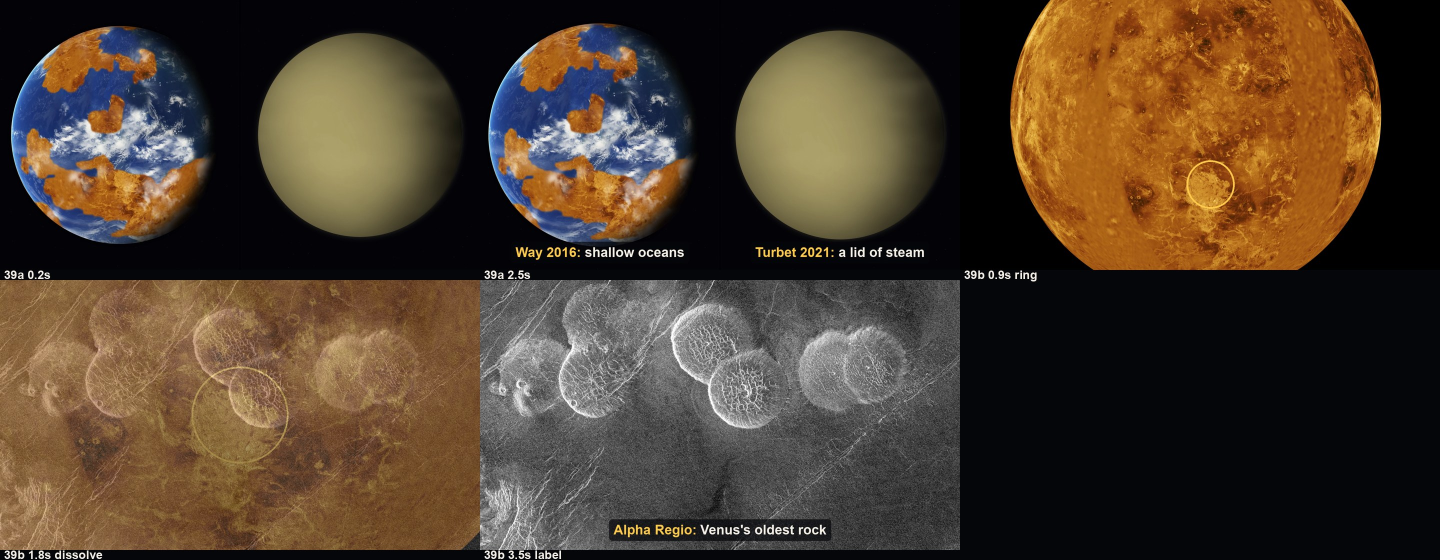
#> input picture 02_Video-Projects/023_What-Happened-To-Venus/07_Edit-Project/J0096_v05d_stills_part2_rows39.jpg, 2880 x 1120 px, given in place of PIA23791.jpg, which was not available (shown at 1/2 size)
$ python _build_venus_ch3_plates_v01.py J0096_v05d_stills_part2_rows39.jpg
#> lines starting #> are read from the running program, lines starting #| are printed output that depends on the picture
"""Venus 023 ch.3 plates #35-#38 (+ dropped #39 slot), no generation (Claude PR #99 5984968873).

Plate A  rows 35-36 (291.78-312.96, 21.18 s): NASA's own illustration of ancient Venus with a shallow
         ocean, from the Way et al. 2016 GISS release "NASA Climate Modeling Suggests Venus May Have
         Been Habitable" (11 Aug 2016). Credit: NASA. Source:
         https://www.nasa.gov/wp-content/uploads/2016/08/ancient-venus-new.jpg (4096x4096,
         sha1 696b521b8f694557676b7e72bab9f5404553aa4a).
Plate B  rows 37-38 + #39 slot (312.96-338.98, 26.02 s): the v02 steam-lid globe (dim sulphur-yellow/grey,
         flat featureless; Mariner 10 PIA23791 lighting only, texture blurred out; same recipe as
         _composite_venus_orbit_start_39_v02.py::steam_lid_venus) as a still, slow pushes, plus a light
         drifting haze overlay. The haze here is a preview of the edit-side Remotion noise layer.
Cuts are 4-6 s (SHOT_LIST VISUAL MUST): hard cuts between framings of the same still; each framing
pushes in slowly (about 1% per second).
Run: uv run --with numpy --with pillow python _build_venus_ch3_plates_v01.py  (needs ffmpeg)
"""
import subprocess, json, sys
import numpy as np
from PIL import Image, ImageDraw, ImageFilter

FPS, OW, OH = 30, 1920, 1080
BW, BH = 3840, 2160
rng = np.random.default_rng(35)

# [23 lines left out: functions starfield, base_a, not called in this run]

# ---------- Plate B base: steam-lid globe ----------
venus_src = Image.open("PIA23791.jpg").convert("RGB").crop((0, 0, 1040, 1096))
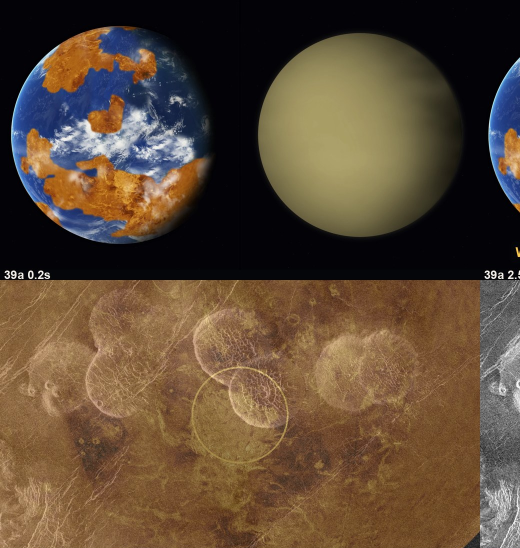
#> venus_src: PIL image 1040x1096 RGB (shown at 1/2 size); mean R, G, B 92.8, 73.6, 54.6
VBOX = (94, 79, 1031, 1016)
# [18 lines left out: functions disc_alpha, halo_wrap, steam_lid_venus, not called in this run]
D_B, CX_B, CY_B = 1500, BW // 2, BH // 2
# [8 lines left out: function base_b, not called in this run]

def haze_tex(seed):
#> called with seed = 11
    r = np.random.default_rng(seed)
    w, h = OW * 3, OH
    acc = np.zeros((h, w), np.float32)
    for cells, wt in ((6, 0.55), (14, 0.3), (34, 0.15)):
        small = r.random((cells, cells * 3)).astype(np.float32)
        acc += wt * np.array(Image.fromarray((small * 255).astype(np.uint8)).resize((w, h), Image.BICUBIC)).astype(np.float32) / 255
    acc = (acc - acc.min()) / (acc.max() - acc.min())
    return np.clip((acc - 0.35) / 0.65, 0, 1) ** 1.4
HZ1, HZ2 = haze_tex(11), haze_tex(12)
HAZE_COL = np.array((214, 204, 150), np.float32)

def view_box(cx, cy, z):
    w = BW / z; h = BH / z
    return (cx - w / 2, cy - h / 2, cx + w / 2, cy + h / 2)

# [34 lines left out: function render, not called in this run]

C = BW / 2, BH / 2
# Plate A: NASA illustration. Globe is BH tall, centred. Coordinates in base pixels.
gx0 = (BW - BH) / 2
A = [
    {"dur": 4.60, "a": (C[0], C[1], 1.00), "b": (C[0], C[1], 1.05)},                       # 35: whole world
    {"dur": 4.30, "a": (gx0 + 1100, 1080, 1.70), "b": (gx0 + 1140, 1080, 1.78)},          # 35: cloud band over the sea
    {"dur": 4.32, "a": (gx0 + 800, 1440, 1.85), "b": (gx0 + 840, 1430, 1.94)},            # 35: highland coast
    {"dur": 3.96, "a": (gx0 + 1080, 1080, 1.20), "b": (gx0 + 1080, 1080, 1.25)},          # 36: wide again (shallow oceans)
    {"dur": 4.00, "a": (gx0 + 900, 650, 1.75), "b": (gx0 + 940, 660, 1.83)},              # 36: northern continent + sea
]
# Plate B: steam-lid globe (D_B=1500 at centre).
B = [
    {"dur": 4.20, "a": (C[0], C[1], 1.00), "b": (C[0], C[1], 1.05)},                       # 37
    {"dur": 3.92, "a": (C[0] - 380, C[1] - 120, 1.75), "b": (C[0] - 360, C[1] - 120, 1.83)},  # 37: lit side
    {"dur": 3.92, "a": (C[0] + 420, C[1] + 60, 1.60), "b": (C[0] + 400, C[1] + 60, 1.67)},    # 37: terminator side
    {"dur": 6.34 / 2, "a": (C[0], C[1], 1.25), "b": (C[0], C[1], 1.29)},                   # 38
    {"dur": 6.34 / 2, "a": (C[0] - 200, C[1] + 260, 1.90), "b": (C[0] - 190, C[1] + 250, 1.98)},  # 38: haze close
    {"dur": 3.82, "a": (C[0] + 120, C[1], 1.40), "b": (C[0] + 120, C[1], 1.46)},           # 39 slot
    {"dur": 3.82, "a": (C[0], C[1], 1.08), "b": (C[0], C[1], 1.00)},                       # 39 slot: slow pull back out
]
which = sys.argv[1:] or ["A", "B"]
rep = {}
if "A" in which:
    ba, _ = base_a(); ba.save("plateA_nasa_ancient_venus_base_3840.jpg", quality=92)
    rep["A"] = render("venus_ch3_plateA_ocean_nasa_v01", ba, None, A, False)
if "B" in which:
    bb, mb = base_b(); bb.save("plateB_steam_lid_base_3840.jpg", quality=92)
    rep["B"] = render("venus_ch3_plateB_steam_lid_v01", bb, mb, B, True)
json.dump(rep, open("plates_report_v01.json", "w"), indent=2); print(json.dumps(rep, indent=2))

$ run again, on 02_Video-Projects/023_What-Happened-To-Venus/07_Edit-Project/J0096_v05d_stills_part3_row30b.jpg
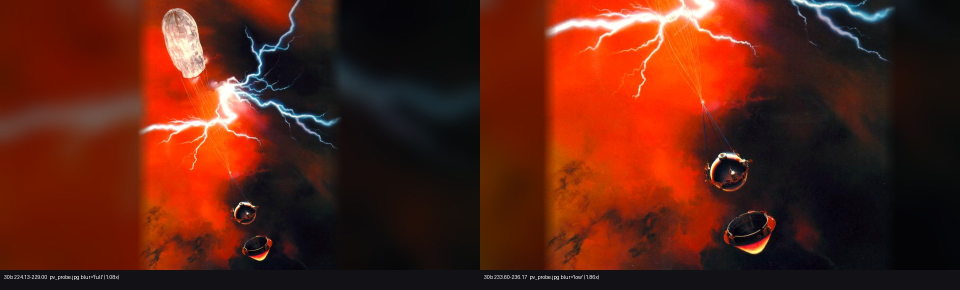
#> input picture 02_Video-Projects/023_What-Happened-To-Venus/07_Edit-Project/J0096_v05d_stills_part3_row30b.jpg, 1920 x 580 px, given in place of PIA23791.jpg, which was not available (shown at 1/2 size)
#> `venus_src = Image.open("PIA23791.jpg").convert("RGB").crop((0, 0, 1040..`:
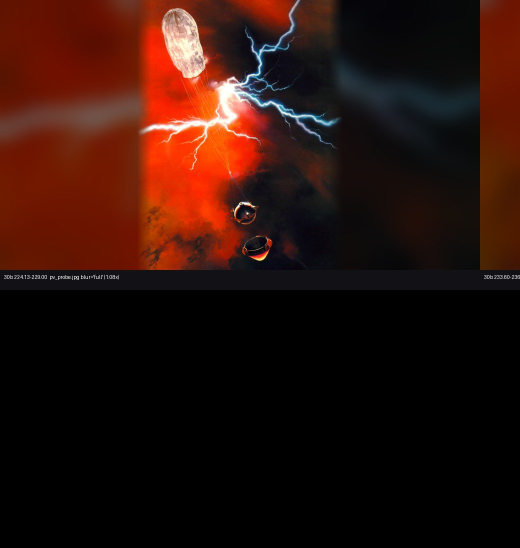
#> venus_src: PIL image 1040x1096 RGB (shown at 1/2 size); mean R, G, B 43.5, 17, 10.4

$ run again, on 02_Video-Projects/023_What-Happened-To-Venus/07_Edit-Project/J0096_v05d_stills_round2_changed_rows.jpg
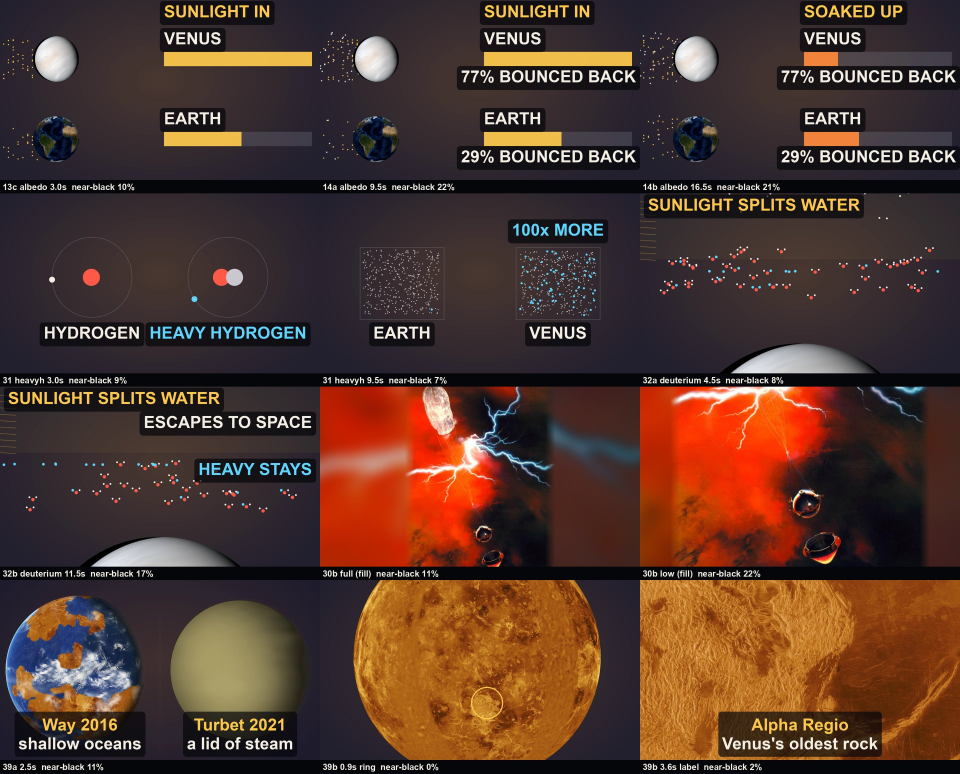
#> input picture 02_Video-Projects/023_What-Happened-To-Venus/07_Edit-Project/J0096_v05d_stills_round2_changed_rows.jpg, 2880 x 2320 px, given in place of PIA23791.jpg, which was not available (shown at 1/3 size)
#> `venus_src = Image.open("PIA23791.jpg").convert("RGB").crop((0, 0, 1040..`:
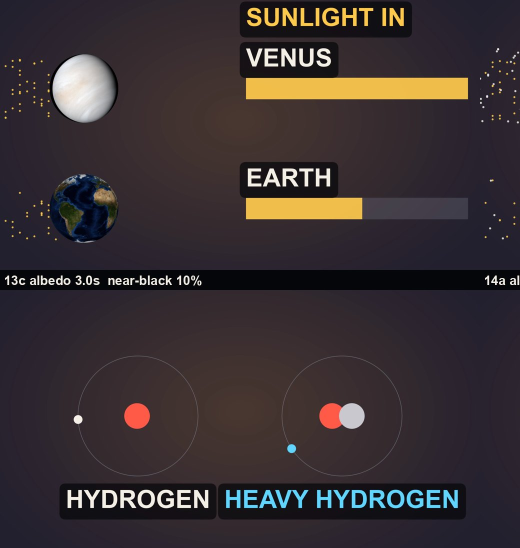
#> venus_src: PIL image 1040x1096 RGB (shown at 1/2 size); mean R, G, B 56.9, 48.1, 50.6
